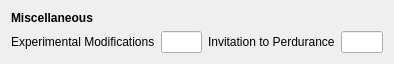
          <widget class="QWidget" name="page_11">
           <property name="geometry">
            <rect>
             <x>0</x>
             <y>0</y>
             <width>394</width>
             <height>57</height>
            </rect>
           </property>
           <attribute name="label">
            <string>Albion</string>
           </attribute>
           <layout class="QGridLayout" name="gridLayout_14">
            <item row="0" column="0">
             <widget class="QLabel" name="label_85">
              <property name="text">
               <string>&lt;html&gt;&lt;head/&gt;&lt;body&gt;&lt;p&gt;&lt;span style=&quot; font-weight:600;&quot;&gt;Miscellaneous&lt;/span&gt;&lt;/p&gt;&lt;/body&gt;&lt;/html&gt;</string>
              </property>
             </widget>
            </item>
            <item row="1" column="1">
             <widget class="QLineEdit" name="lineEdit_Poss_AlbionMisc_Mods"/>
            </item>
            <item row="1" column="3">
             <widget class="QLabel" name="label_65">
              <property name="text">
               <string>Invitation to Perdurance</string>
              </property>
             </widget>
            </item>
            <item row="1" column="0">
             <widget class="QLabel" name="label_66">
              <property name="text">
               <string>Experimental Modifications</string>
              </property>
             </widget>
            </item>
            <item row="1" column="4">
             <widget class="QLineEdit" name="lineEdit_Poss_AlbionMisc_Invites"/>
            </item>
            <item row="1" column="2">
             <spacer name="horizontalSpacer_16">
              <property name="orientation">
               <enum>Qt::Horizontal</enum>
              </property>
              <property name="sizeHint" stdset="0">
               <size>
                <width>40</width>
                <height>20</height>
               </size>
              </property>
             </spacer>
            </item>
           </layout>
          </widget>
